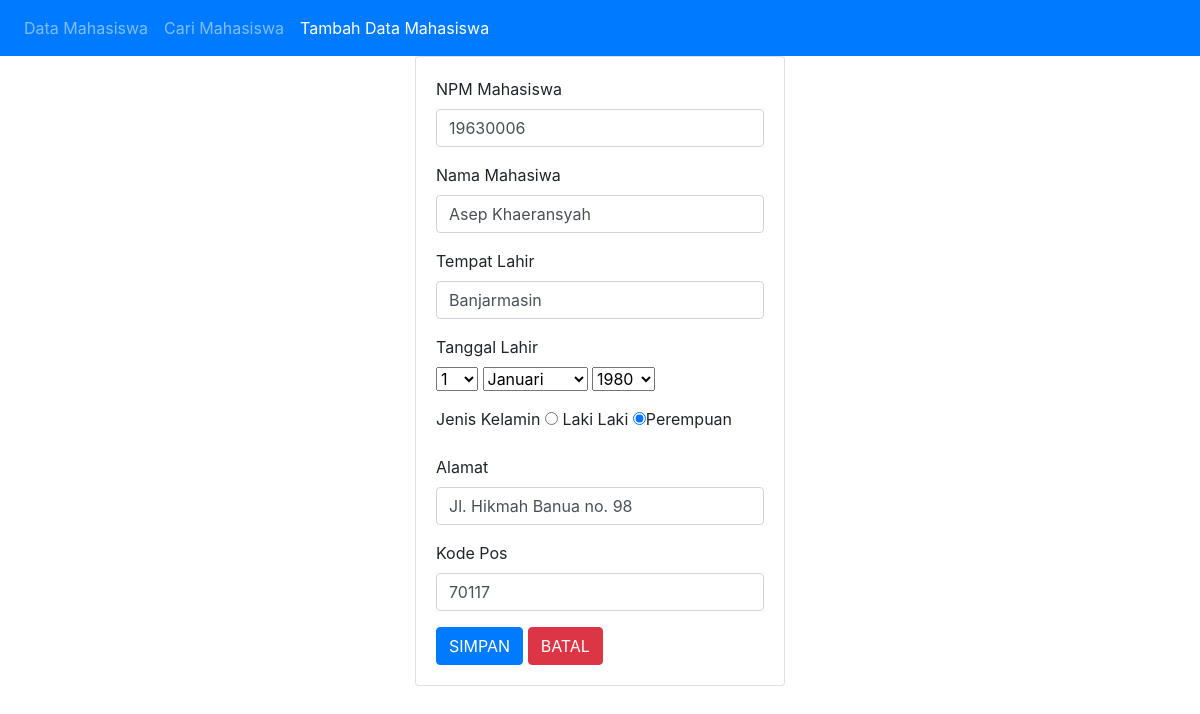
Screenshot of /edit_mahasiswa.php?id=1 with the database file from the repository.
### tables this page shows
CREATE TABLE `mhs` (
  `id` int(11) NOT NULL,
  `npm` varchar(8) NOT NULL,
  `nama` varchar(100) NOT NULL,
  `tempat_lahir` varchar(50) NOT NULL,
  `tanggal_lahir` date DEFAULT NULL,
  `jenis_kelamin` enum('P','L') DEFAULT NULL,
  `alamat` text DEFAULT NULL,
  `kode_pos` varchar(5) DEFAULT NULL
);

### edit_mahasiswa.php (the view, shortened to what this page needs)
<?php
    include "koneksi.php";
    $id = $_GET['id'];
    $ambilData = mysqli_query($koneksi, "SELECT * FROM mhs WHERE id='$id'");
    $data=mysqli_fetch_array($ambilData);
?>
<!DOCTYPE html>
<html lang="en">
<head>
    <link rel="stylesheet" href="css/bootstrap.css">
</head>
<body>
    <nav class="navbar navbar-expand-sm bg-primary navbar-dark">
        <ul class="navbar-nav">
            <li class="nav-item">
                <a class="nav-link" href="index.php">Data Mahasiswa</a>
            </li>
            <li class="nav-item">
                <a class="nav-link" href="search.php">Cari Mahasiswa</a>
            </li>
            <li class="nav-item active">
                <a class="nav-link" href="index1.php">Tambah Data Mahasiswa</a>
            </li>
        </ul>
    </nav>
    <div class="container col-md-4">
        <div class="card">
            <div class="card-body">
                <form action="" method="POST" class="form-item">
                <div class="form-group">
                        <label for="npm">NPM Mahasiswa</label>
                        <input type="number" name="npm" value="<?php echo $data['npm'] ?>" class="form-control col-md-20" placeholder="Masukkan NPM Mahasiswa">
                    </div>
                    <div class="form-group">
                        <label for="nama">Nama Mahasiwa</label>
                        <input type="text" name="nama" value="<?php echo $data['nama'] ?>" class="form-control col-md-20" placeholder="Masukkan Nama Mahasiswa">
                    </div>
                    <div class="form-group">
                        <label for="tempat_lahir">Tempat Lahir</label>
                        <input type="text" name="tempat_lahir" value="<?php echo $data['tempat_lahir'] ?>" class="form-control col-md-20" placeholder="Masukkan Tempat Lahir Mahasiswa">
                    </div>
                    <div class="form-group">
                        <label for="tanggal_lahir">Tanggal Lahir</label>
                        <div>
                            <select name="tgl" size="1" id="tgl">
                                <?php
                                for ($i=1;$i<=31;$i++)
                                {
                                    echo "<option value=".$i.">".$i."</option>";
                                }
                                ?>
                            </select>
                            <select name="bln" size="1" id="bln">
                                <?php
                                $bulan=array("","Januari","Februari","Maret","April","Mei","Juni","Juli","Agustus","September","Oktober","November","Desember");
                                for ($i=1;$i<=12;$i++)
                                {
                                     echo "<option value=".$i.">".$bulan[$i]."</option>";
                                }
                                ?>
                            </select>
                            <select name="thn" size="1" id="thn">
                                <?php
                                for ($i=1980;$i<=2000;$i++)
                                {
                                    echo "<option value=".$i.">".$i."</option>";
                                }
                                ?>
                            </select>
                        </div>
                    </div>
                    <div class="form-group">
                        <label for="jenis_kelamin">Jenis Kelamin</label>
                        <input type="radio" name="jenis_kelamin" value="L" checked> Laki Laki
                        <input type="radio" name="jenis_kelamin" value="P" checked>Perempuan
                    </div>
                    <div class="form-group">
                        <label for="alamat">Alamat</label>
                        <input type="text" name="alamat" value="<?php echo $data['alamat'] ?>" class="form-control col-md-20" placeholder="Masukkan Alamat Mahasiswa">
                    </div>
                    <div class="form-group">
                        <label for="kode_pos">Kode Pos</label>
                        <input type="number" name="kode_pos" value="<?php echo $data['kode_pos'] ?>" class="form-control col-md-20" placeholder="Masukkan Kode Pos">
                    </div>
                    <button type="submit" class="btn btn-primary" name="simpan">SIMPAN</button>
                    <button type="reset" class="btn btn-danger">BATAL</button>
                </form>
            </div>
        </div>
    </div>
</body>
</html>

### rows the page displays
mhs: npm "19630006", nama "Asep Khaeransyah", tempat_lahir "Banjarmasin", alamat "Jl. Hikmah Banua no. 98", kode_pos "70117"

### other values shown
form field tgl "1"
form field bln "Januari"
form field thn "1980"
